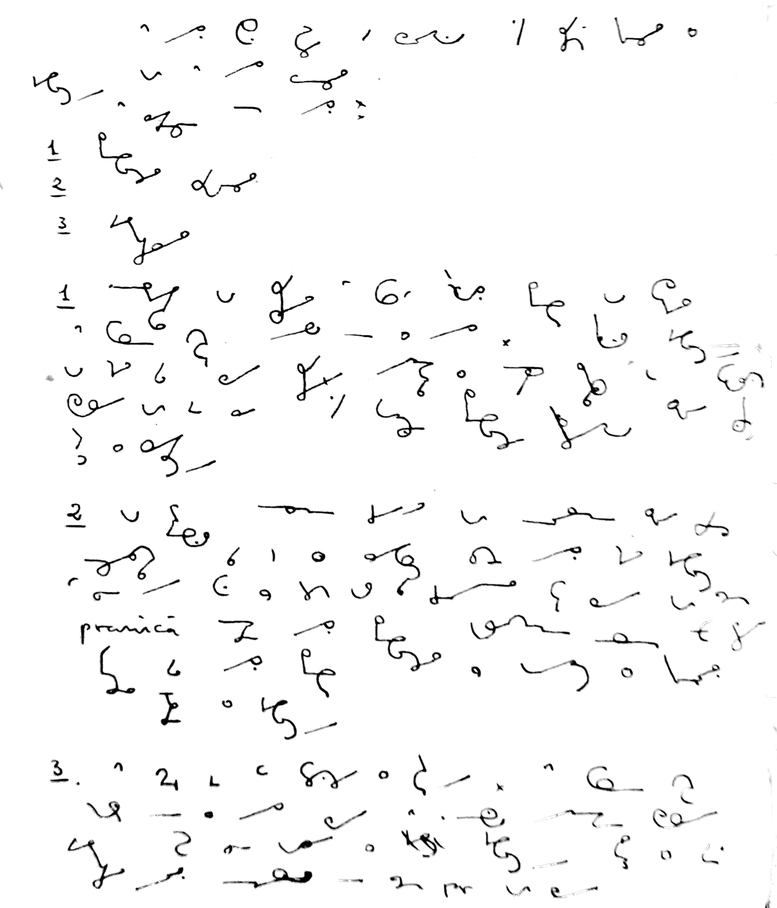
#> input picture resources/orig.png, 777 x 908 px, shrunk from 2188 x 2556 before the run
$ python extract.py ../resources/orig.png out
#> lines starting #> are read from the running program, lines starting #| are printed output that depends on the picture; after the words box and inside, x2 and y2 are one past the last pixel; in counts of white or black regions, pixels touching at a corner belong together
import cv2
import argparse


def extract_words(image_path, outdir):
#> called with image_path = '../resources/orig.png', outdir = 'out'
    image = cv2.imread(image_path)
#> image is the input picture: shape (908, 777, 3); min 0, max 255, mean 248.1
    original = image.copy()
    gray = cv2.cvtColor(image, cv2.COLOR_BGR2GRAY)
    blur = cv2.GaussianBlur(gray, (5, 5), 0)
    thresh = cv2.threshold(blur, 0, 255,
                           cv2.THRESH_BINARY_INV + cv2.THRESH_OTSU)[1]
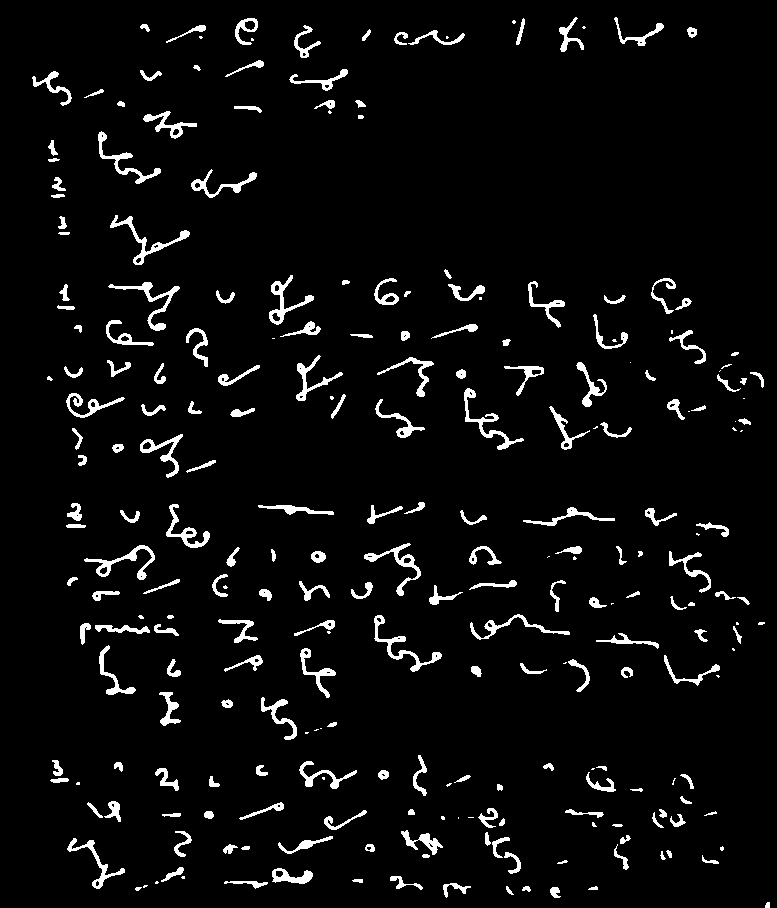
#> thresh: shape (908, 777); 4.7% white; 258 white regions (49 under 20 px), largest, box (x1, y1, x2, y2) and area: (374, 615, 442, 672) 609, (110, 215, 190, 265) 601, (108, 282, 180, 331) 587
    kernel = cv2.getStructuringElement(cv2.MORPH_RECT, (7, 7))
    dilate = cv2.dilate(thresh, kernel, iterations=1)
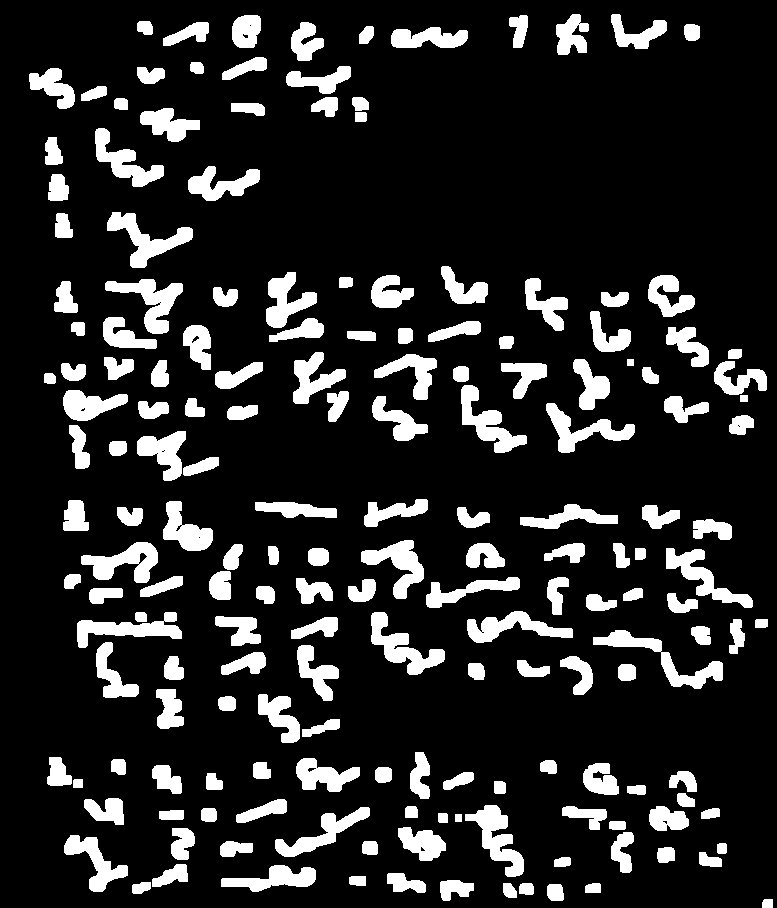
#> dilate: shape (908, 777); 15.3% white; 180 white regions
    cnts = cv2.findContours(dilate, cv2.RETR_EXTERNAL, cv2.CHAIN_APPROX_SIMPLE)
#> cnts = 180 contours; largest, box (x1, y1, x2, y2) and area: (593, 630, 723, 689) 1644, (371, 612, 445, 675) 1594, (465, 805, 524, 877) 1590, (107, 212, 193, 268) 1582, (105, 279, 183, 334) 1568
    cnts = cnts[0] if len(cnts) == 2 else cnts[1]
    image_number = 0
    for c in cnts:
        x, y, w, h = cv2.boundingRect(c)
        cv2.rectangle(image, (x, y), (x + w, y + h), (36, 255, 12), 2)
        ROI = original[y:y+h, x:x+w]
        cv2.imwrite("{}/word_{:0>3d}.png".format(outdir, image_number), ROI)
        image_number += 1
#> this loop made 180 passes
#> (x, y, w, h) on passes 1 to 3: (762, 899, 11, 9), (547, 884, 17, 17), (585, 883, 16, 10)
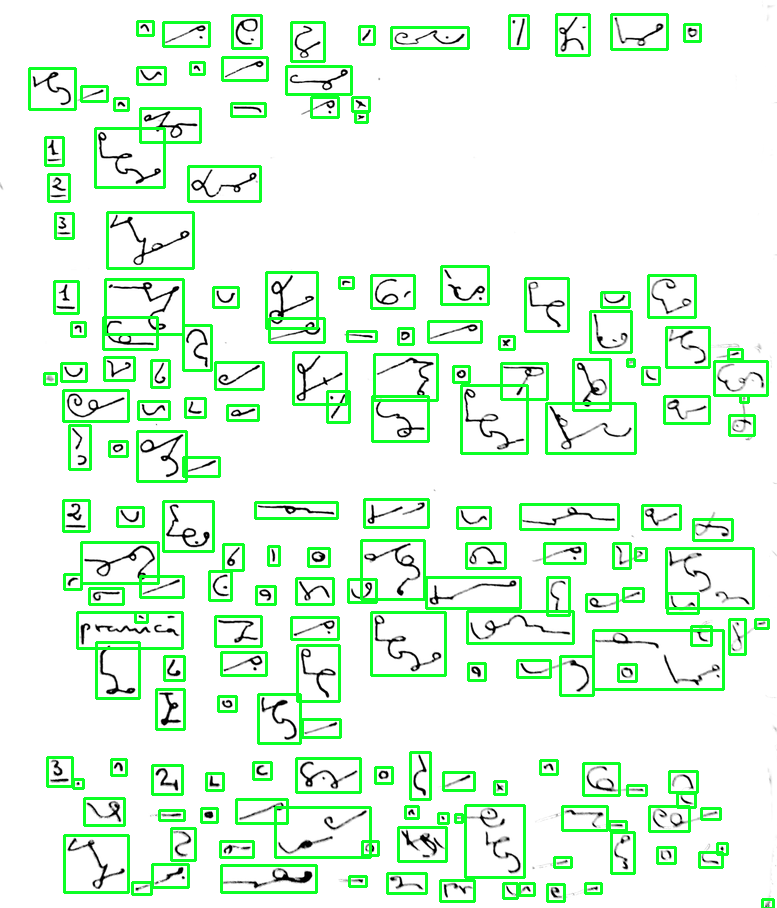
#> image: shape (908, 777, 3); 9.21% of pixels changed, all inside (x1, y1, x2, y2) = (28, 13, 775, 908)
#> after the loop, image_number = 180


def main():
    parser = argparse.ArgumentParser()
    parser.add_argument("input_image_path", help="the path of the input image")
    parser.add_argument("output_directory", help="the output directory path")
    args = parser.parse_args()
    extract_words(args.input_image_path, args.output_directory)


if __name__ == "__main__":
    main()
